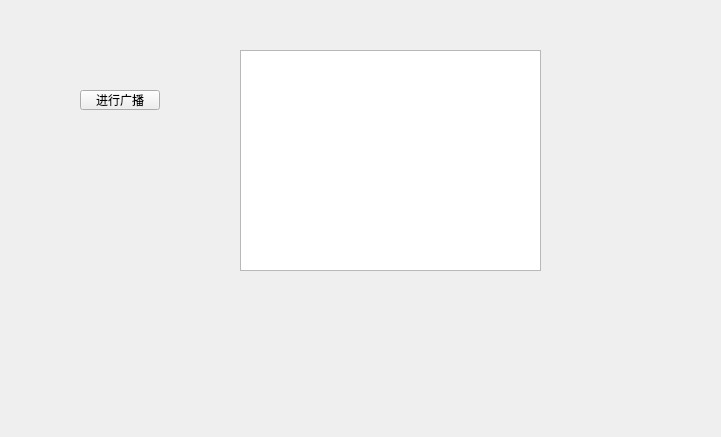
<?xml version="1.0" encoding="UTF-8"?>
<ui version="4.0">
 <class>UdpForm</class>
 <widget class="QWidget" name="UdpForm">
  <property name="geometry">
   <rect>
    <x>0</x>
    <y>0</y>
    <width>721</width>
    <height>437</height>
   </rect>
  </property>
  <property name="windowTitle">
   <string>Form</string>
  </property>
  <widget class="QPushButton" name="pushButton">
   <property name="geometry">
    <rect>
     <x>80</x>
     <y>90</y>
     <width>80</width>
     <height>20</height>
    </rect>
   </property>
   <property name="text">
    <string>进行广播</string>
   </property>
  </widget>
  <widget class="QTextBrowser" name="textBrowser">
   <property name="geometry">
    <rect>
     <x>240</x>
     <y>50</y>
     <width>301</width>
     <height>221</height>
    </rect>
   </property>
  </widget>
 </widget>
 <resources/>
 <connections/>
</ui>
